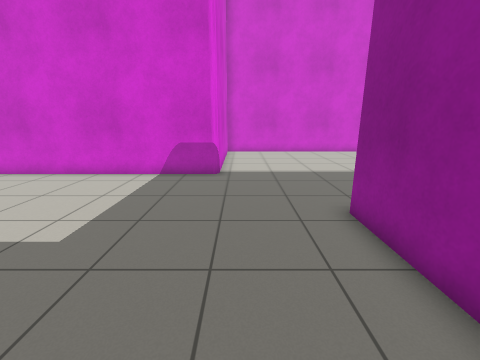
[1] (above)

12 first-person views from a walk through a Gazebo world. The camera is 1.2 m above the floor, tilts 14° down and sees 90° across. The floor is counted in squares, 0.5 m on a side. Each view is taken from the middle of a square. On the plan, view 1 faces up. The plan holds only what a view shows up to about 16 squares ahead; the rest is blank.

[2]
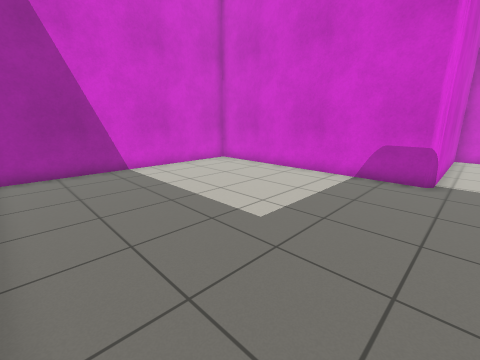

[3]
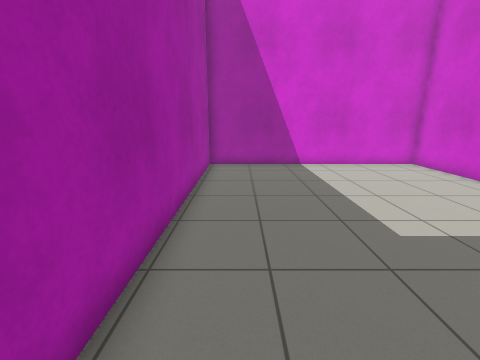

[4]
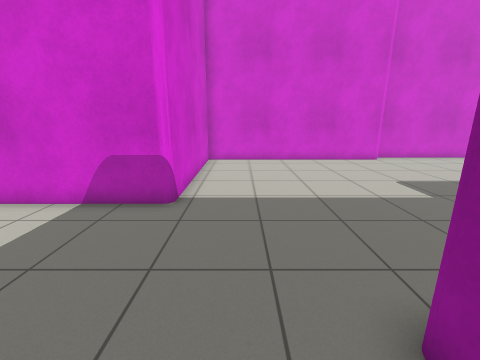

[5]
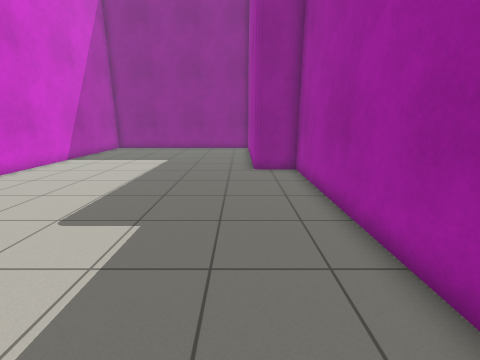

[6]
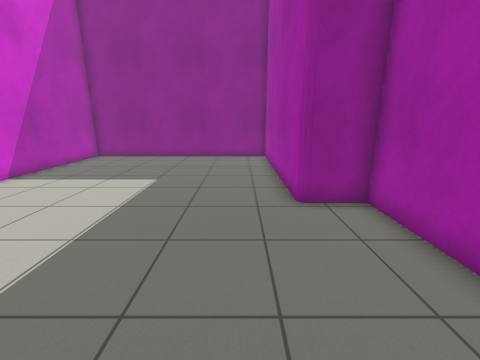

[7]
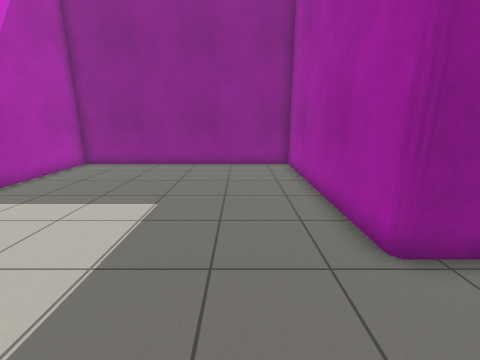

[8]
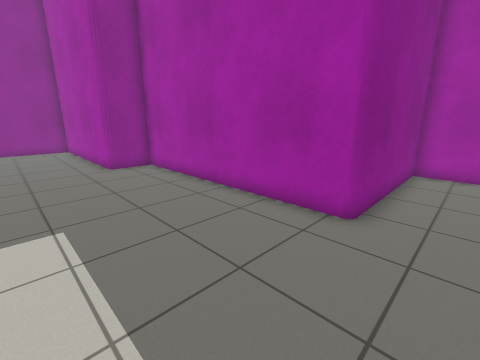

[9]
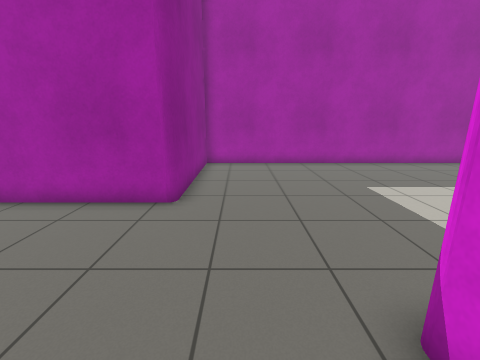

[10]
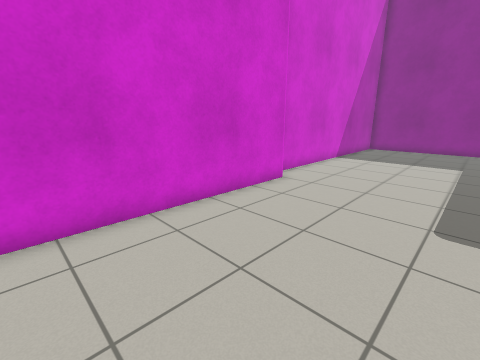

[11]
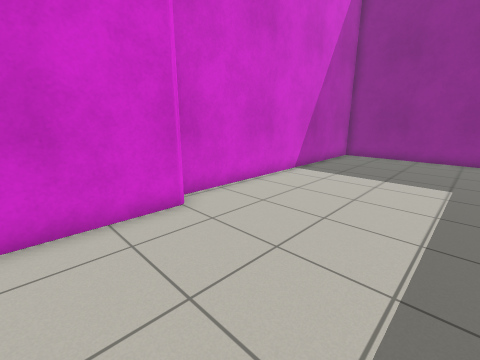

[12]
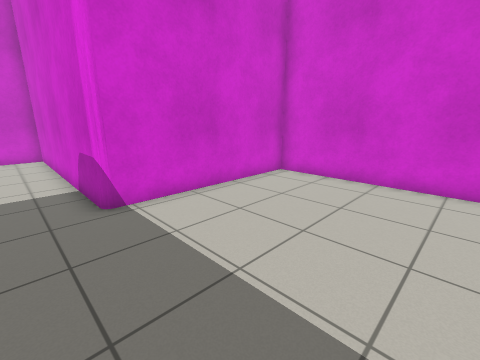

### Floor plan
Points are (right, up) in squares from view 1. A wall is a line through its corners. A room is listed if a view was taken in it or the views show most of it. See-through windows are left out.
Room 1 (views 1, 2, 3, 4)
walls: (-1, 10.7) (-12.3, 10.7) (-12.3, -0.7) (2.9, -0.7) (2.9, 6.2)
ways out: opening at (1, 8.2) to room 2
Room 2 (views 5, 6, 7, 8, 9, 10, 11, 12)
walls: (9.5, 18.9) (-1, 18.9) (-1, 10.7); (2.9, 6.2) (13.8, 6.2) (13.8, 8.3) (23.3, 8.3) (23.3, 19.7) (10, 19.7)
ways out: opening at (1, 8.2) to room 1

Positions as (right, up) in squares from view 1, and headings:
1: (0, 0), facing up
2: (0, 0), facing up-left
3: (1, 1), facing left
4: (1, 4), facing up
5: (2, 9), facing right
6: (7, 10), facing right
7: (10, 11), facing right
8: (1, 12), facing down-right
9: (1, 13), facing down
10: (1, 13), facing up-right
11: (6, 13), facing up-right
12: (6, 9), facing up-left
